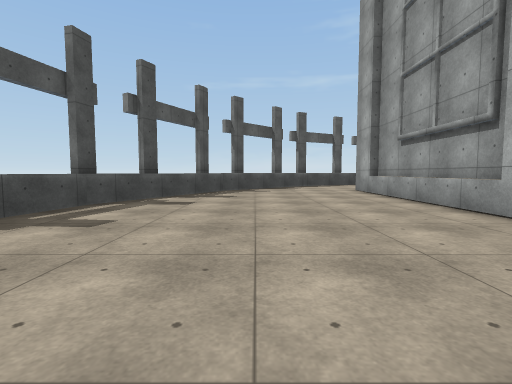
[1] (above)

24 first-person views from a walk through a scene from a Unity 3-D project. The camera is 1.2 m above the floor, tilts 4° down and sees 85° across. The floor is counted in squares, 2 m on a side. Each view is taken from the middle of a square. On the plan, view 1 faces up. The plan holds only what a view shows up to about 9 squares ahead; the rest is blank. The place goes on beyond the plan. Some animated figures are not drawn. Some surface patterns are stand-ins.

[2]
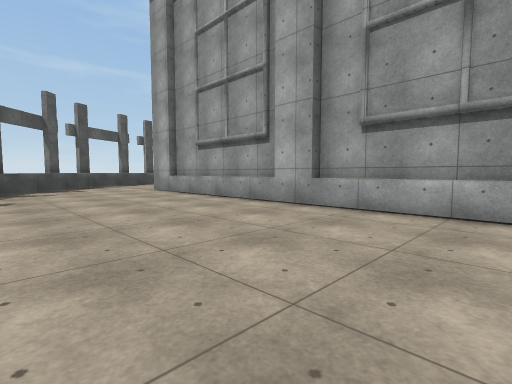

[3]
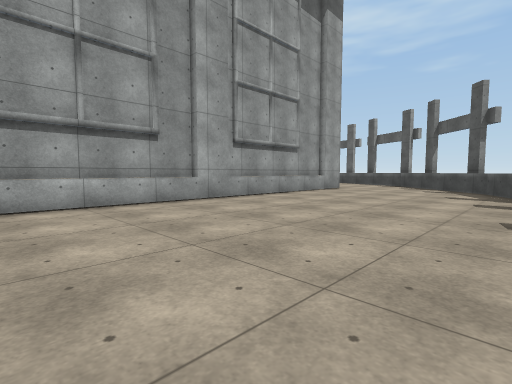

[4]
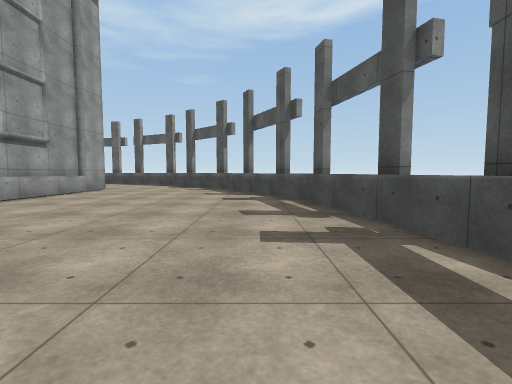

[5]
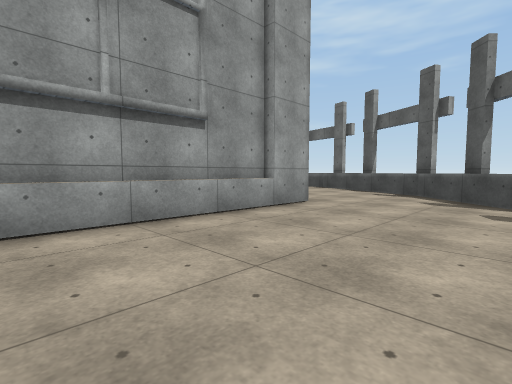

[6]
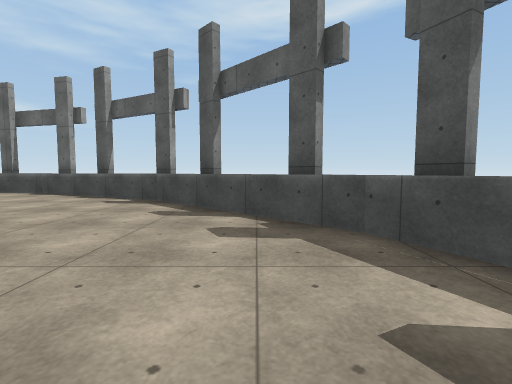

[7]
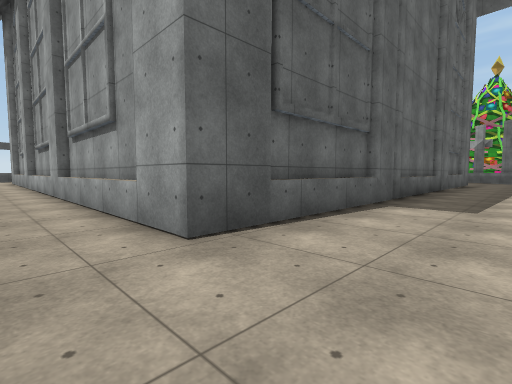

[8]
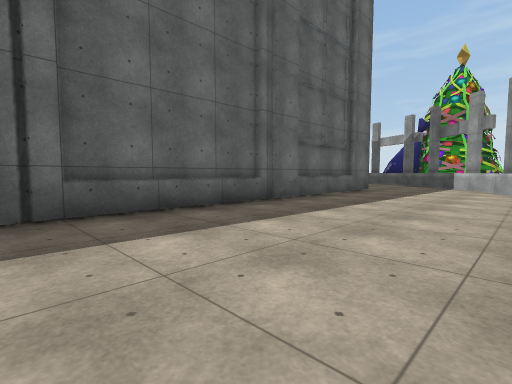

[9]
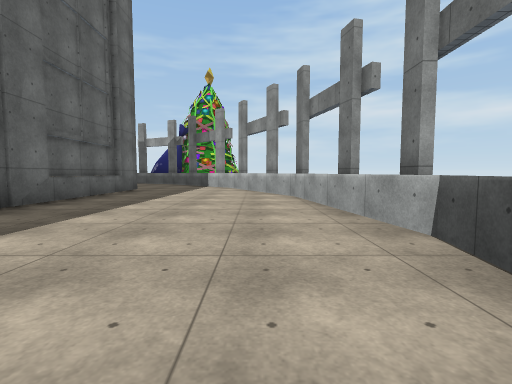

[10]
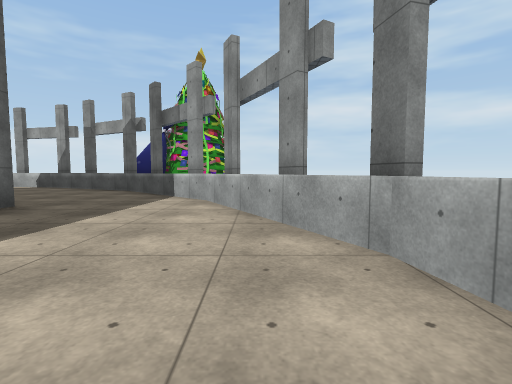

[11]
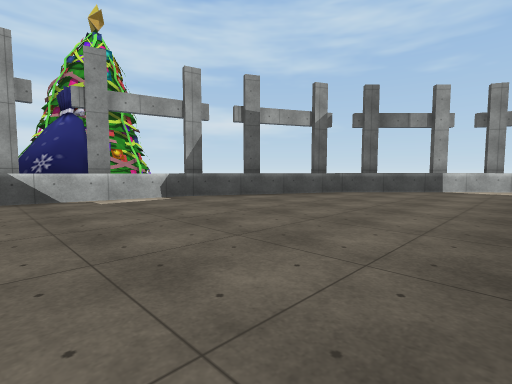

[12]
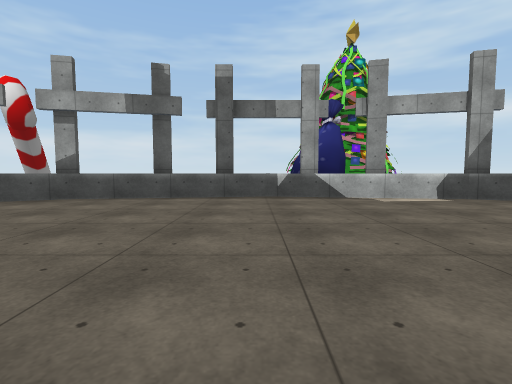

[13]
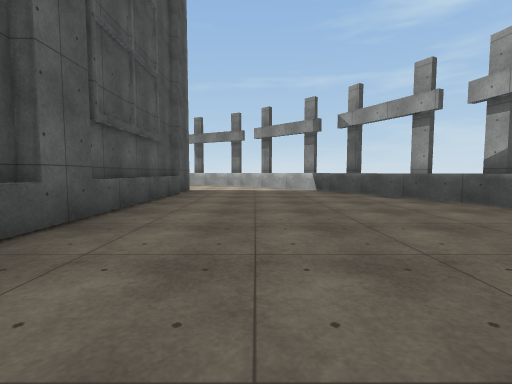

[14]
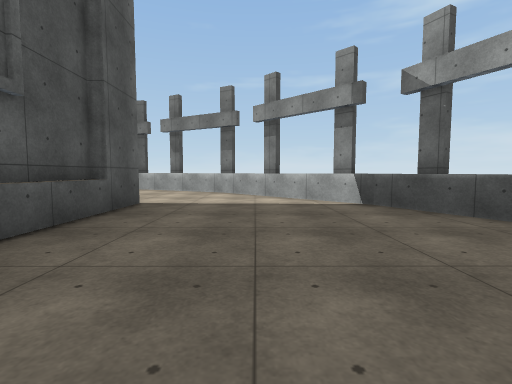

[15]
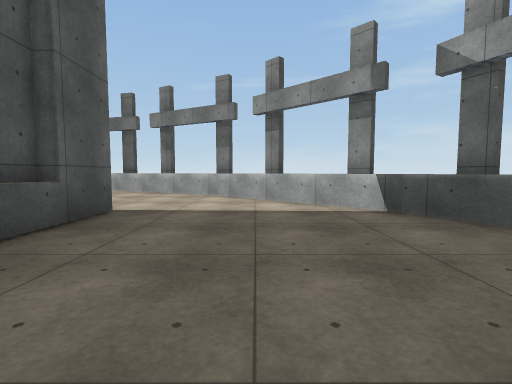

[16]
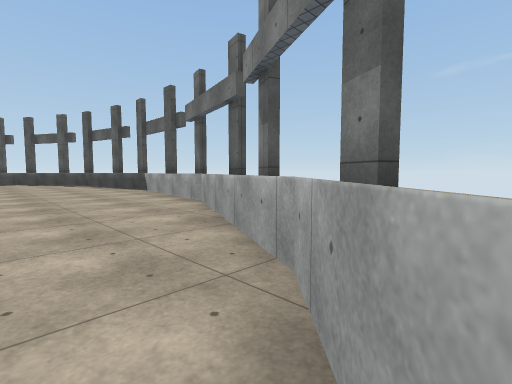

[17]
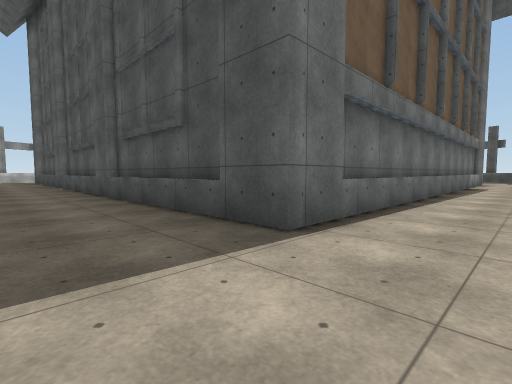

[18]
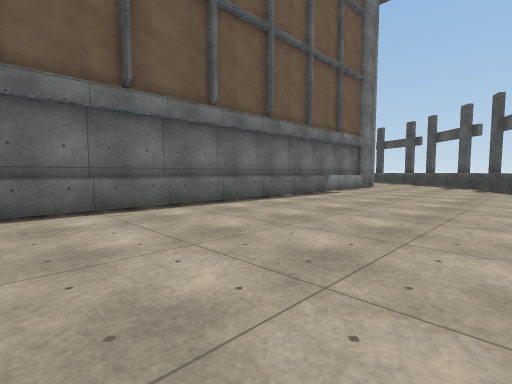

[19]
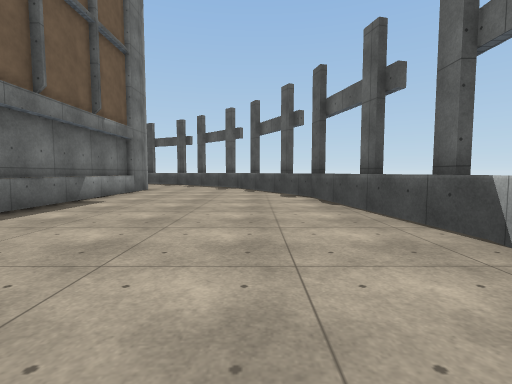

[20]
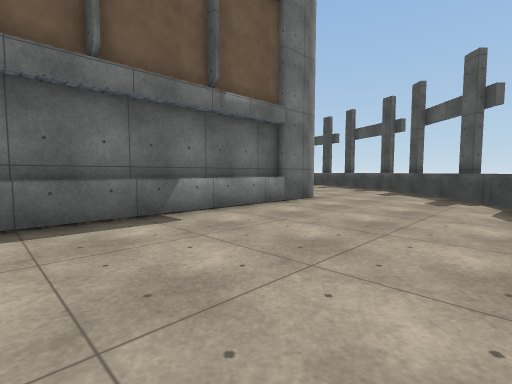

[21]
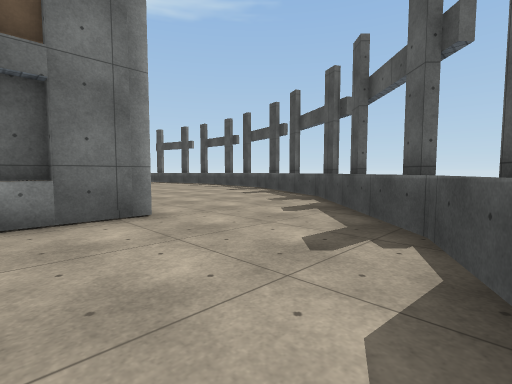

[22]
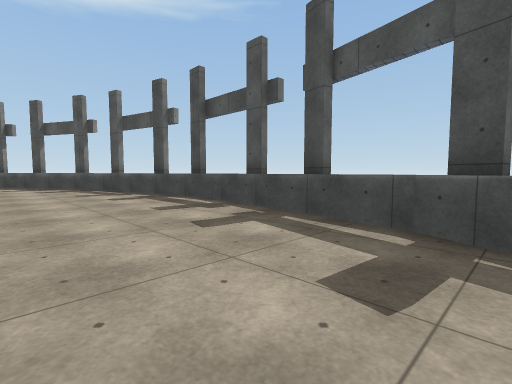

[23]
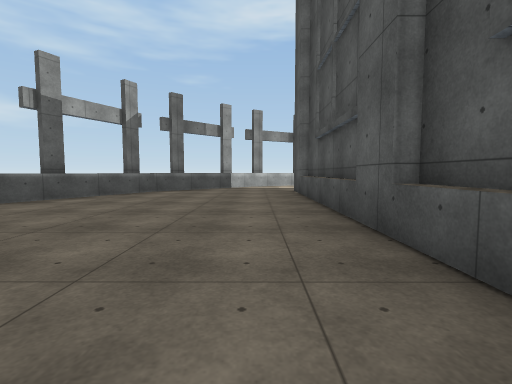

[24]
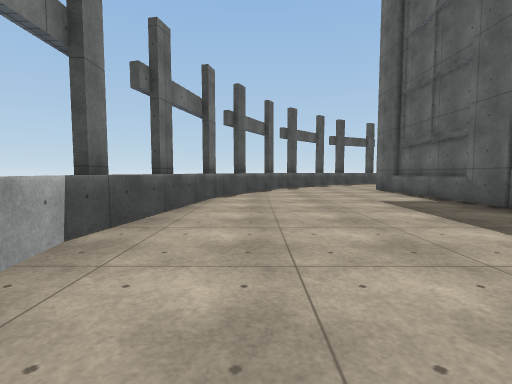

### Floor plan
Key: @ floor where view 1 was taken; # wall or solid block; . floor; ^ raised ledge.
Columns run from 4 left of view 1 to 25 right of it. Each row starts with its distance up from view 1.
 16               ^ ^
 15          ^^^^^^^^^^^^
 14         #^..........^#
 13      ##^..............^#
 12      #..................^#
 11    #^....................^^
 10    ^......................^
  9   #.....##############.....#
  8   ^.....#            #.....^
  7  #......#            #......#
  6 ^^......#            #......^^
  5 ^.......#            #.......^
  4 ^.......#            #.......^
  3 ^.......#            #.......^
  2 #.......#            #.......#
  1 ^.......#            #.......^
  0 ^...@...#            #.......^
 -1 ^.......#            #.......^
 -2 #.......#            #.......#
 -3 ^.......#            #.......^
 -4 ^^......#            #......^^
 -5  ^......#            #......^
 -6  ^^.....#            #.....^^
 -7   ^.....##############.....^
 -8   ^^......................^^
 -9    ^^....................^^
-10      ^..................^^
-11      ^^................^^
-12       ^^^............^^^
-13         ^^^^......^^^^
-14            ^^^^^^^^

Where each view was taken, in squares from view 1:
view 1: 0 up, 0 right, facing up
view 2: 0 up, 1 left, facing up-right
view 3: 2 up, 2 left, facing down-right
view 4: 2 up, 2 left, facing down
view 5: 3 down, 0 right, facing down-right
view 6: 5 down, 0 right, facing down
view 7: 10 down, 2 right, facing up-right
view 8: 12 down, 8 right, facing up-right
view 9: 12 down, 8 right, facing right
view 10: 12 down, 13 right, facing right
view 11: 0 up, 18 right, facing down-right
view 12: 1 up, 18 right, facing right
view 13: 0 up, 20 right, facing up
view 14: 4 up, 20 right, facing up
view 15: 5 up, 20 right, facing up
view 16: 11 up, 20 right, facing up-left
view 17: 11 up, 20 right, facing down-left
view 18: 14 up, 15 right, facing down-left
view 19: 13 up, 13 right, facing left
view 20: 13 up, 9 right, facing down-left
view 21: 13 up, 5 right, facing down-left
view 22: 6 up, 0 right, facing down-left
view 23: 1 up, 19 right, facing down
view 24: 12 down, 13 right, facing left
